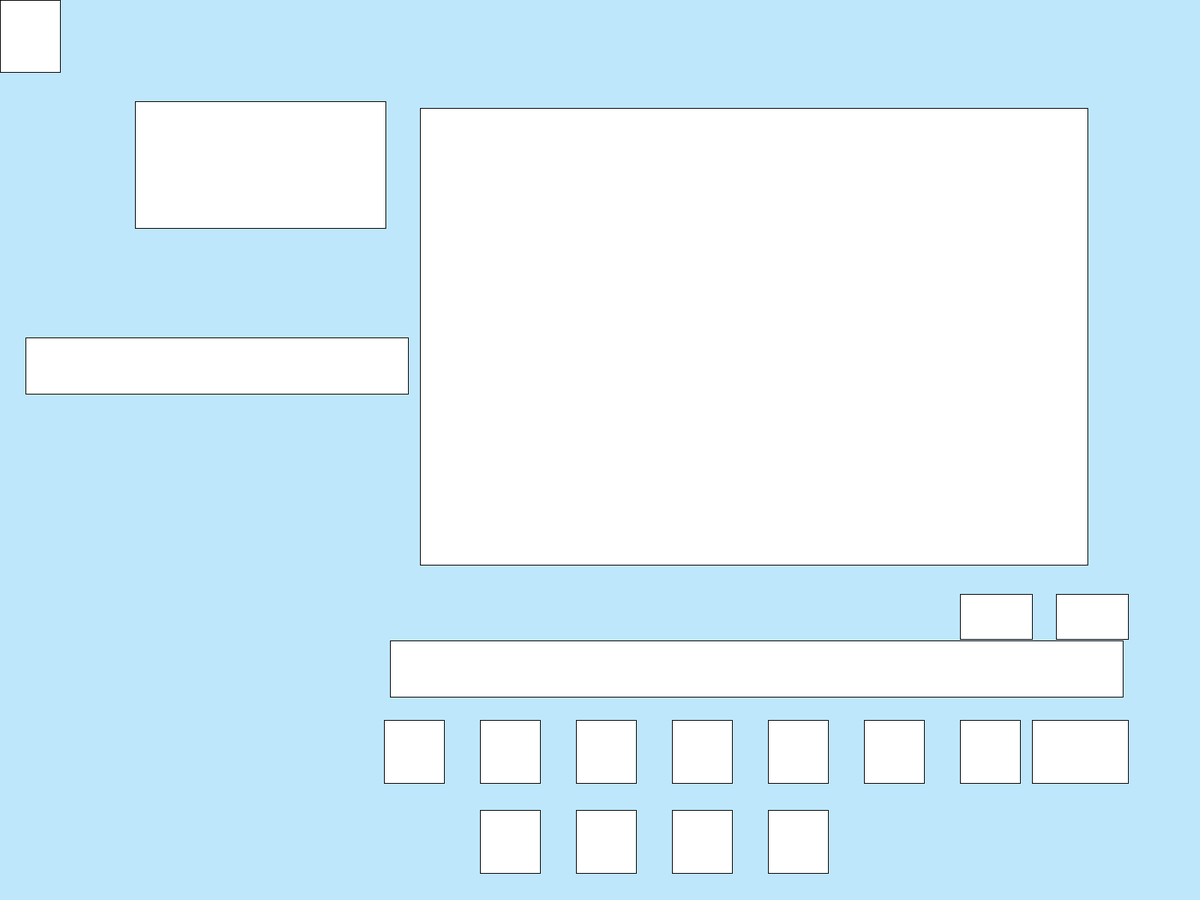
Frame 1 (no input)
Frame 60 (the mouse pressed at the canvas centre just before this capture): identical to frame 1, image omitted
Frame 120 (the mouse held since frame 60 and released just before this capture): identical to frame 1, image omitted

The Processing sketch that drew this single still picture (run headless with seeded random() and noise(); from frame 60 on, the mouse is pressed at the canvas centre):

// Processing sketch: github_suggestions__divs
// ── github_suggestions__divs.pde
float quitX, quitY, quitWidth, quitHeight;
float shuffleX, shuffleY, shuffleWidth, shuffleHeight;
float fastreverseX, fastreverseY, fastreverseWidth, fastreverseHeight;
float nextsongX, nextsongY, nextsongWidth, nextsongHeight;
float playX, playY, playWidth, playHeight;
float pauseX, pauseY, pauseWidth, pauseHeight;
float loopOnceX, loopOnceY, loopOnceWidth, loopOnceHeight;
float loopInfiniteX, loopInfiniteY, loopInfiniteWidth, loopInfiniteHeight;
float stopX, stopY, stopWidth, stopHeight;
float muteX, muteY, muteWidth, muteHeight;
float fastforwardX, fastforwardY, fastforwardWidth, fastforwardHeight;
float previousX, previousY, previousWidth, previousHeight;
float songimageX, songimageY, songimageWidth, songimageHeight;
float songtitleX, songtitleY, songtitleWidth, songtitleHeight;
float songartistX, songartistY, songartistWidth, songartistHeight;
float timebarX, timebarY, timebarWidth, timebarHeight;
float positionofthesongX, positionofthesongY, positionofthesongWidth, positionofthesongHeight;
float timeremainingX, timeremainingY, timeremainingWidth, timeremainingHeight;
float totaltimeofthesongX, totaltimeofthesongY, totaltimeofthesongWidth, totaltimeofthesongHeight;
float volumeX, volumeY, volumeWidth, volumeHeight;


void setup() {
  fullScreen();
  int appWidth = displayWidth;
  int appHeight = displayHeight;
  background(#BFE7FC);

  // Example extra variables (if you want to use them)
  // float X, Y, Width, Height, topDisplayX, topDisplayY, topDisplayWidth, topDisplayHeight;

  // Set button positions and sizes
  quitX = appWidth * 0.00;
  quitY = appHeight * 0.00;
  quitWidth = appWidth * 0.05;
  quitHeight = appHeight * 0.08;

  shuffleX = appWidth * 0.32;
  shuffleY = appHeight * 0.80;
  shuffleWidth = appWidth * 0.05;
  shuffleHeight = appHeight * 0.07;

  fastreverseX =  appWidth * 0.64;
  fastreverseY = appHeight * 0.80;
  fastreverseWidth =  appWidth * 0.05;
  fastreverseHeight = appHeight * 0.07;

  nextsongX = appWidth * 0.56;
  nextsongY = appHeight * 0.80;
  nextsongWidth = appWidth * 0.05;
  nextsongHeight = appHeight * 0.07;

  playX = appWidth * 0.48;
  playY = appHeight * 0.80;
  playWidth = appWidth * 0.05;
  playHeight = appHeight * 0.07;

  pauseX = appWidth * 0.40;
  pauseY = appHeight * 0.90;
  pauseWidth = appWidth * 0.05;
  pauseHeight = appHeight * 0.07;

  loopOnceX = appWidth  * 0.48;
  loopOnceY = appHeight * 0.90;
  loopOnceWidth = appWidth * 0.05;
  loopOnceHeight = appHeight * 0.07;

  loopInfiniteX = appWidth * 0.56;
  loopInfiniteY = appHeight * 0.90;
  loopInfiniteWidth = appWidth * 0.05;
  loopInfiniteHeight =  appHeight * 0.07;

  stopX = appWidth *0.64;
  stopY = appHeight * 0.90;
  stopWidth = appWidth *0.05;
  stopHeight = appHeight * 0.07;

  muteX = appWidth * 0.40;
  muteY = appHeight * 0.80;
  muteWidth = appWidth * 0.05;
  muteHeight = appHeight * 0.07;

  fastforwardX = appWidth * 0.72;
  fastforwardY = appHeight * 0.80;
  fastforwardWidth = appWidth * 0.05;
  fastforwardHeight = appHeight * 0.07;

  previousX = appWidth * 0.80;
  previousY = appHeight * 0.80;
  previousWidth = appWidth * 0.05;
  previousHeight = appHeight * 0.07;

  songimageX = appWidth * 0.35;
  songimageY = appHeight * 0.12;
  songimageWidth = appWidth * 0.55625;
  songimageHeight = appHeight * 0.5075;

  songtitleX = appWidth * 0.02125;
  songtitleY = appHeight * 0.375;
  songtitleWidth = appWidth * 0.31875;
  songtitleHeight = appHeight * 0.0625;

  songartistX = appWidth * 0.1125;
  songartistY = appHeight * 0.1125;
  songartistWidth = appWidth * 0.20875;
  songartistHeight = appHeight * 0.14125;

  timebarX = appWidth * 0.325;
  timebarY = appHeight * 0.71175;
  timebarWidth = appWidth * 0.6111;
  timebarHeight = appHeight * 0.0625; 

  positionofthesongX = appWidth * 0.;
  positionofthesongY = appHeight * 0.;
  positionofthesongWidth = appWidth * 0.;
  positionofthesongHeight = appHeight * 0.;

  timeremainingX = appWidth * 0.88;
  timeremainingY = appHeight * 0.66;
  timeremainingWidth = appWidth * 0.06;
  timeremainingHeight = appHeight * 0.05;

  totaltimeofthesongX = appWidth * 0.80;
  totaltimeofthesongY = appHeight * 0.66;
  totaltimeofthesongWidth = appWidth * 0.06;
  totaltimeofthesongHeight = appHeight * 0.05;

  volumeX = appWidth * 0.86;
  volumeY = appHeight * 0.80 ;
  volumeWidth = appWidth * 0.08;
  volumeHeight = appHeight * 0.07 ;
  
  
}

void draw() {
  background(#BFE7FC);

  rect(quitX, quitY, quitWidth, quitHeight);
  rect(shuffleX, shuffleY, shuffleWidth, shuffleHeight);
  rect(fastreverseX, fastreverseY, fastreverseWidth, fastreverseHeight);
  rect(nextsongX, nextsongY, nextsongWidth, nextsongHeight);
  rect(playX, playY, playWidth, playHeight);
  rect(pauseX, pauseY, pauseWidth, pauseHeight);
  rect(loopOnceX, loopOnceY, loopOnceWidth, loopOnceHeight);
  rect(loopInfiniteX, loopInfiniteY, loopInfiniteWidth, loopInfiniteHeight);
  rect(stopX, stopY, stopWidth, stopHeight);
  rect(muteX, muteY, muteWidth, muteHeight);
  rect(fastforwardX, fastforwardY, fastforwardWidth, fastforwardHeight);
  rect(previousX, previousY, previousWidth, previousHeight);
  rect(songimageX, songimageY, songimageWidth, songimageHeight);
  rect(songtitleX, songtitleY, songtitleWidth, songtitleHeight);
  rect(songartistX, songartistY, songartistWidth, songartistHeight);
  rect(timebarX, timebarY, timebarWidth, timebarHeight);
  rect(positionofthesongX, positionofthesongY, positionofthesongWidth, positionofthesongHeight);
  rect(timeremainingX, timeremainingY, timeremainingWidth, timeremainingHeight);
  rect(totaltimeofthesongX, totaltimeofthesongY, totaltimeofthesongWidth, totaltimeofthesongHeight);
  rect(volumeX, volumeY, volumeWidth, volumeHeight);
}

void mousePressed() {
  // handle mouse interactions here
}
